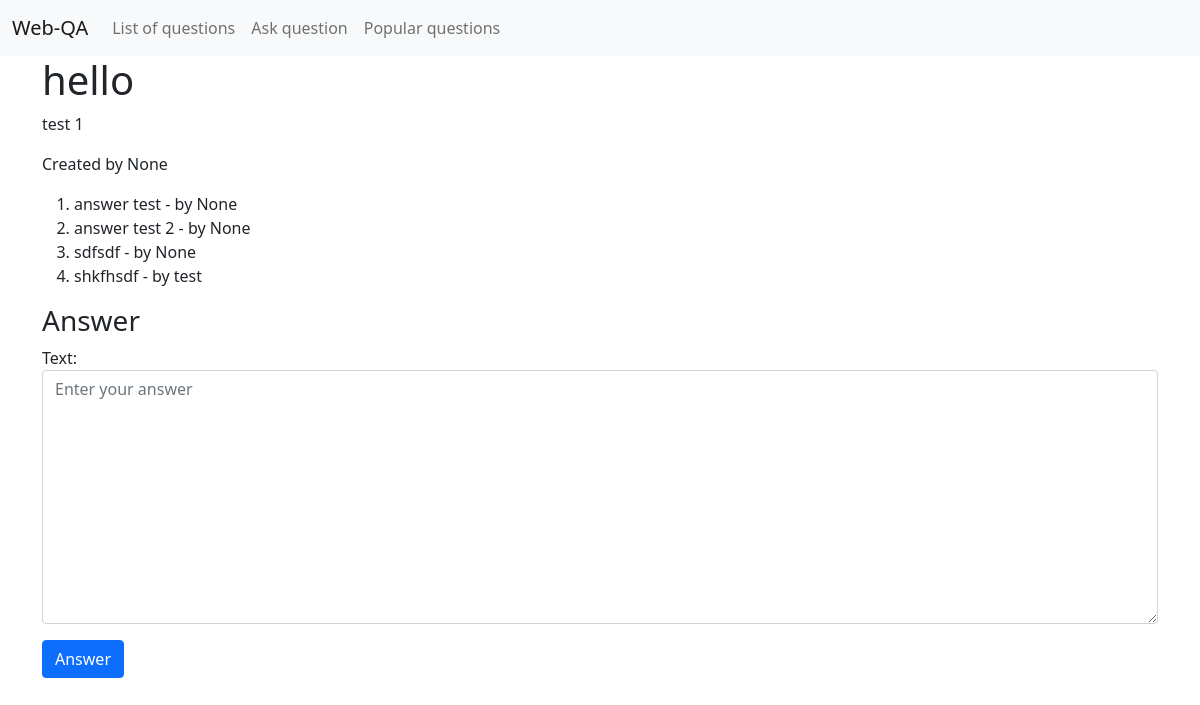
Screenshot of /question/12/ with the database file from the repository.
### qa/models.py (models this page shows, shortened)
class Question(models.Model):
    title = models.CharField(max_length=255, blank=True, null=True)
    text = models.TextField(blank=True, null=True)
    added_at = models.DateTimeField(auto_now_add=True)
    rating = models.IntegerField(default=0)
    author = models.ForeignKey(User, on_delete=models.CASCADE, blank=True, null=True, related_name="questions")
    likes = models.ManyToManyField(User, blank=True, related_name="questions_liked")
    objects = QuestionManager()

class Answer(models.Model):
    text = models.TextField(blank=True, null=True)
    added_at = models.DateTimeField(auto_now_add=True)
    question = models.ForeignKey(Question, on_delete=models.CASCADE, blank=True, null=True)
    author = models.ForeignKey(User, on_delete=models.CASCADE, blank=True, null=True)

### qa/views.py (the view)
# urls.py: path("question/<pk>/", detail_question, name="detail"),
def detail_question(request, pk):
    question = get_object_or_404(Question, pk=pk)
    if request.method == "POST":
        form = AnswerForm(request.POST)
        if form.is_valid():
            answer = form.save()
            answer.author = request.user
            answer.save()
            return HttpResponseRedirect(question.get_absolute_url())
    else:
        form = AnswerForm(initial={"question": question.pk})
    context = {
        "question": question,
        "form": form
        }
    return render(request, "qa/detail.html", context)

### qa/forms.py (shortened to what this page needs)
class AnswerForm(forms.Form):
    text = forms.CharField(widget=forms.Textarea(
        attrs={'class': 'form-control', 'placeholder': 'Enter your answer'}))
    question = forms.IntegerField(widget=forms.HiddenInput(), required=False)

### qa/templates/qa/detail.html (shortened to what this page needs)
{% extends "qa/base.html" %}
{% block content %}
<h1>{{question.title}}</h1>
<p>{{question.text}}</p>
<p>Created by {{question.author}}</p>
<ol>
    {% for answer in question.answer_set.all %}
    <li>{{answer.text}} - by {{answer.author}}</li>
    {% endfor %}
</ol>
<h3>Answer</h3>
<form method="post" action="">
    {{ form.as_p }}
    <button type="submit" class="btn btn-primary">Answer</button>
</form>
{% endblock %}

### rows the page displays
Question: title "hello", text "test 1", author "None"
Answer: text "answer test", author "None"
Answer: text "answer test 2", author "None"
Answer: text "sdfsdf", author "None"
Answer: text "shkfhsdf", author "test"
